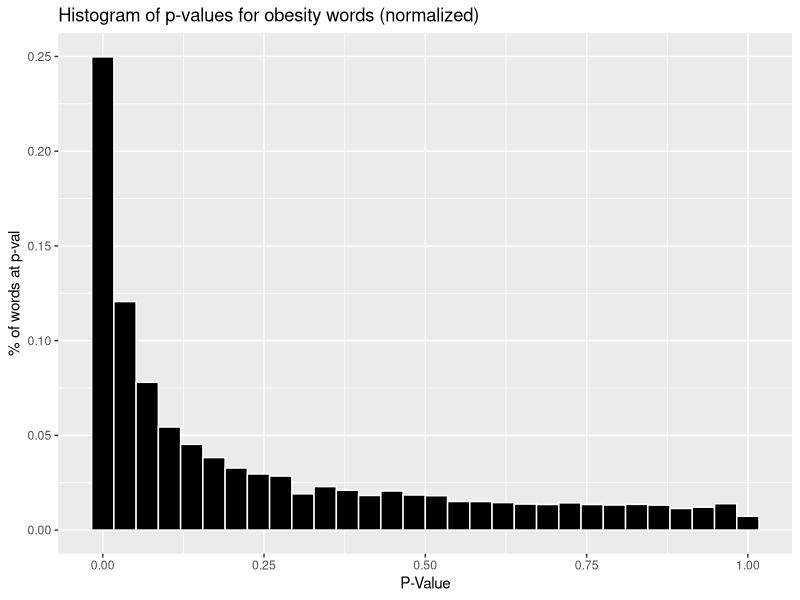
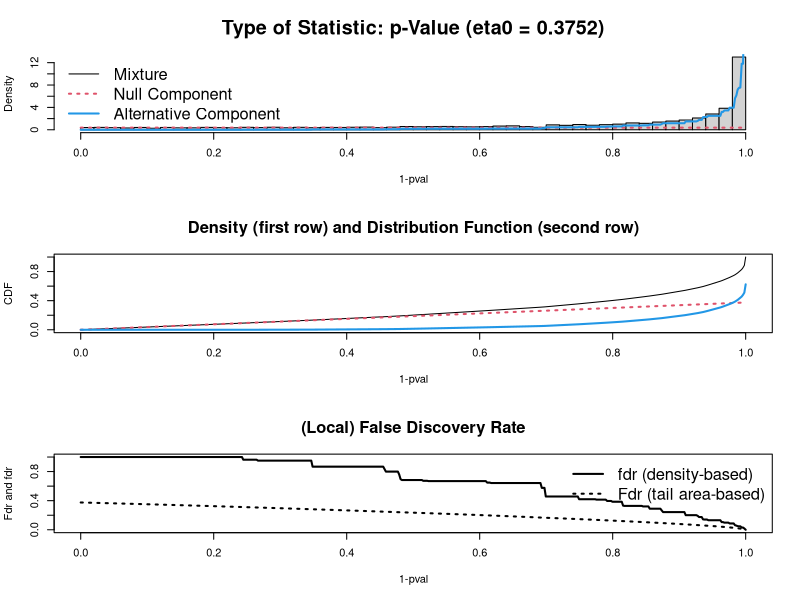
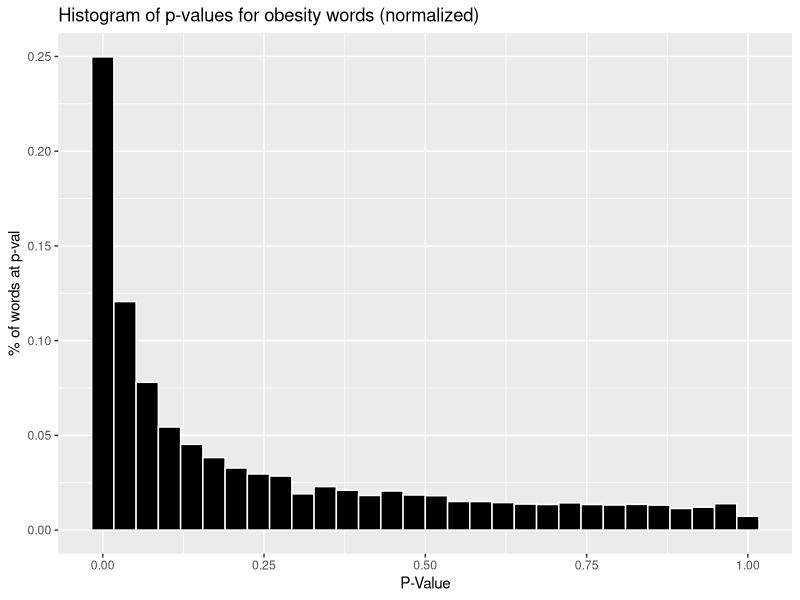

The R source for these figures, in order: (Note: this script raises an error after producing the figures.)
setwd("/Users/Nick/spring15/independentStudy")
#A point of note: fdrtool was written under R 3.1.2 which is the latest. 
#R.Version() #A quick way to check if you need.

# Incase you need to isntall the packages
# install.packages("fdrtool")
# install.packages("ggplot2")
# install.packages("gridExtra")

require(fdrtool)
require(ggplot2)
library(gridExtra)


obesityRaw = read.table("data/obesity_censored.txt", header = TRUE, fill = TRUE)
obesity = na.omit(obesityRaw) #There are some NAs in the data.

m = ggplot(obesity, aes(x = pvalue)) + 
  geom_histogram(aes(y=..count../sum(..count..)), color = "white", fill = "black") + 
  labs(title = "Histogram of p-values for obesity words (normalized)",
      x = "P-Value", y = "% of words at p-val")
m #Have to actually call the ggplot variable to see it
ggsave("figures/Obesity_PVal_Hist_Norm.pdf") #Save


FDRresults = fdrtool(obesity$pvalue, statistic = "pvalue", plot = TRUE)
obesity$qvalue = FDRresults$qval

#Plot qval and pval side by side to see changes.
P   = ggplot(obesity, aes(x = pvalue)) + geom_histogram(aes(y=..count../sum(..count..)),fill = "#7fc97f", alpha = 0.6) + ylim(0,0.4)
Q   = ggplot(obesity, aes(x = qvalue)) + geom_histogram(aes(y=..count../sum(..count..)), fill = "#beaed4", alpha = 0.6) + ylim(0,0.4)
out = arrangeGrob(P,Q,ncol=2, main = "P-Val vs, Q-Val")
out #just so we can see the output. 
ggsave("figures/Obesity_PVal_vs_Qval.pdf",out) #Save
